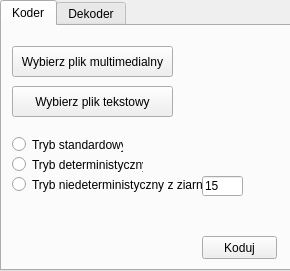
<?xml version="1.0" encoding="UTF-8"?>
<ui version="4.0">
 <class>MainWindow</class>
 <widget class="QMainWindow" name="MainWindow">
  <property name="geometry">
   <rect>
    <x>0</x>
    <y>0</y>
    <width>290</width>
    <height>271</height>
   </rect>
  </property>
  <property name="windowTitle">
   <string>MainWindow</string>
  </property>
  <widget class="QWidget" name="centralwidget">
   <widget class="QTabWidget" name="tabWidget">
    <property name="geometry">
     <rect>
      <x>0</x>
      <y>0</y>
      <width>291</width>
      <height>271</height>
     </rect>
    </property>
    <property name="currentIndex">
     <number>0</number>
    </property>
    <widget class="QWidget" name="tab">
     <attribute name="title">
      <string>Koder</string>
     </attribute>
     <widget class="QPushButton" name="pushButton_2">
      <property name="geometry">
       <rect>
        <x>200</x>
        <y>210</y>
        <width>75</width>
        <height>23</height>
       </rect>
      </property>
      <property name="text">
       <string>Koduj</string>
      </property>
     </widget>
     <widget class="QPushButton" name="pushButton">
      <property name="geometry">
       <rect>
        <x>10</x>
        <y>60</y>
        <width>161</width>
        <height>31</height>
       </rect>
      </property>
      <property name="text">
       <string>Wybierz plik tekstowy</string>
      </property>
     </widget>
     <widget class="QPushButton" name="btnBrowse">
      <property name="geometry">
       <rect>
        <x>10</x>
        <y>20</y>
        <width>161</width>
        <height>31</height>
       </rect>
      </property>
      <property name="text">
       <string>Wybierz plik multimedialny</string>
      </property>
     </widget>
     <widget class="QRadioButton" name="radioButton">
      <property name="geometry">
       <rect>
        <x>10</x>
        <y>110</y>
        <width>111</width>
        <height>17</height>
       </rect>
      </property>
      <property name="text">
       <string>Tryb standardowy</string>
      </property>
     </widget>
     <widget class="QRadioButton" name="radioButton_2">
      <property name="geometry">
       <rect>
        <x>10</x>
        <y>130</y>
        <width>131</width>
        <height>17</height>
       </rect>
      </property>
      <property name="text">
       <string>Tryb deterministyczny</string>
      </property>
     </widget>
     <widget class="QRadioButton" name="radioButton_4">
      <property name="geometry">
       <rect>
        <x>10</x>
        <y>150</y>
        <width>211</width>
        <height>17</height>
       </rect>
      </property>
      <property name="text">
       <string>Tryb niedeterministyczny z ziarnem:</string>
      </property>
     </widget>
     <widget class="QLineEdit" name="lineEdit">
      <property name="geometry">
       <rect>
        <x>200</x>
        <y>150</y>
        <width>41</width>
        <height>20</height>
       </rect>
      </property>
      <property name="text">
       <string>15</string>
      </property>
     </widget>
    </widget>
    <widget class="QWidget" name="tab_2">
     <attribute name="title">
      <string>Dekoder</string>
     </attribute>
     <widget class="QPushButton" name="pushButton_3">
      <property name="geometry">
       <rect>
        <x>10</x>
        <y>20</y>
        <width>161</width>
        <height>31</height>
       </rect>
      </property>
      <property name="text">
       <string>Wybierz plik multimedialny</string>
      </property>
     </widget>
     <widget class="QPushButton" name="pushButton_4">
      <property name="geometry">
       <rect>
        <x>200</x>
        <y>210</y>
        <width>75</width>
        <height>23</height>
       </rect>
      </property>
      <property name="text">
       <string>Dekoduj</string>
      </property>
     </widget>
     <widget class="QRadioButton" name="radioButton_5">
      <property name="geometry">
       <rect>
        <x>10</x>
        <y>70</y>
        <width>121</width>
        <height>17</height>
       </rect>
      </property>
      <property name="text">
       <string>Tryb standardowy</string>
      </property>
     </widget>
     <widget class="QRadioButton" name="radioButton_6">
      <property name="geometry">
       <rect>
        <x>10</x>
        <y>90</y>
        <width>131</width>
        <height>17</height>
       </rect>
      </property>
      <property name="text">
       <string>Tryb deterministyczny</string>
      </property>
     </widget>
     <widget class="QRadioButton" name="radioButton_8">
      <property name="geometry">
       <rect>
        <x>10</x>
        <y>110</y>
        <width>201</width>
        <height>17</height>
       </rect>
      </property>
      <property name="text">
       <string>Tryb niedeterministyczny z ziarnem:</string>
      </property>
     </widget>
     <widget class="QLineEdit" name="lineEdit_2">
      <property name="geometry">
       <rect>
        <x>200</x>
        <y>110</y>
        <width>41</width>
        <height>20</height>
       </rect>
      </property>
      <property name="text">
       <string>15</string>
      </property>
     </widget>
    </widget>
   </widget>
  </widget>
 </widget>
 <resources/>
 <connections/>
</ui>
